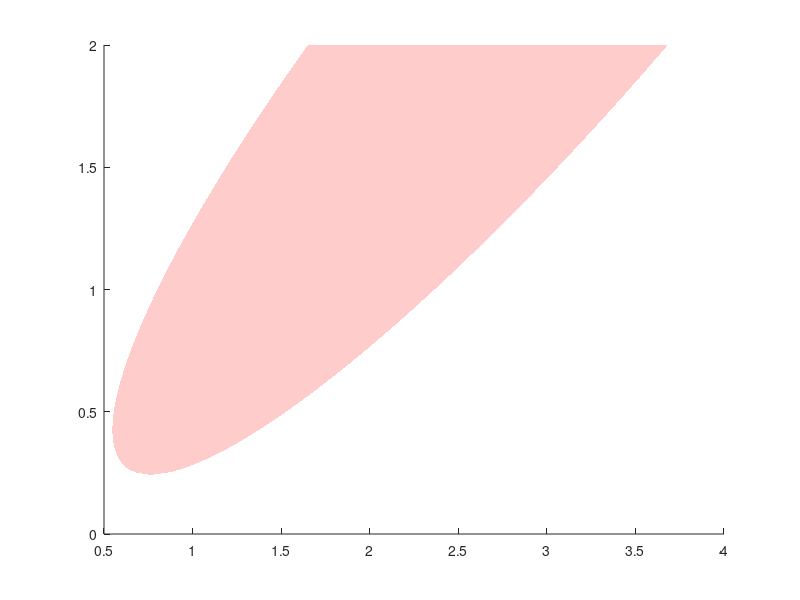

Reproduce this figure in MATLAB. (Note: this script raises an error after producing the figure.)
% ワークスペースと図をクリア
clear;
clc;
close all;

% δW の数式を定義 (元の s, alpha の順で定義)
deltaW = @(s, alpha) (pi^2/6 - 1/4)*s.^2 - (13/6)*s.*alpha + alpha.^2 - alpha + 1/2;

% プロットの準備
figure;
hold on; % 複数のプロットを重ね書きする設定

% 1. 不安定領域を塗りつぶす
%    前回と同様に s から α の上下限を計算
s_range = linspace(0.243, 2, 200);
discriminant = (-(13/6)*s_range - 1).^2 - 4*1*((pi^2/6 - 1/4)*s_range.^2 + 1/2);
alpha_upper = ( (13/6)*s_range + 1 + sqrt(discriminant) ) / 2;
alpha_lower = ( (13/6)*s_range + 1 - sqrt(discriminant) ) / 2;

% fill関数で塗りつぶす。x座標にalpha, y座標にsを指定する
fill([alpha_lower, fliplr(alpha_upper)], [s_range, fliplr(s_range)], ...
     [1 0.8 0.8], 'EdgeColor', 'none', 'DisplayName', '不安定領域 (δW < 0)');

% 2. 安定限界の線をプロット
%    fimplicitの変数を (alpha, s) の順で扱うように無名関数 @(alpha,s) を作成
fimplicit(@(alpha,s) deltaW(s,alpha), [0 4 0 2], 'r', 'LineWidth', 2, 'DisplayName', '安定限界 (δW = 0)');

% グラフの体裁を整える
hold off;
grid on;
box on;
xlim([0 4]);
ylim([0 2]);
xlabel('\alpha', 'FontSize', 12); % x軸ラベルをalphaに変更
ylabel('s', 'FontSize', 12);       % y軸ラベルをsに変更
title('バルーニング安定限界', 'FontSize', 14);
legend('Location', 'northwest');

% 見やすくするために軸のフォントサイズなどを調整
ax = gca;
ax.FontSize = 11;
